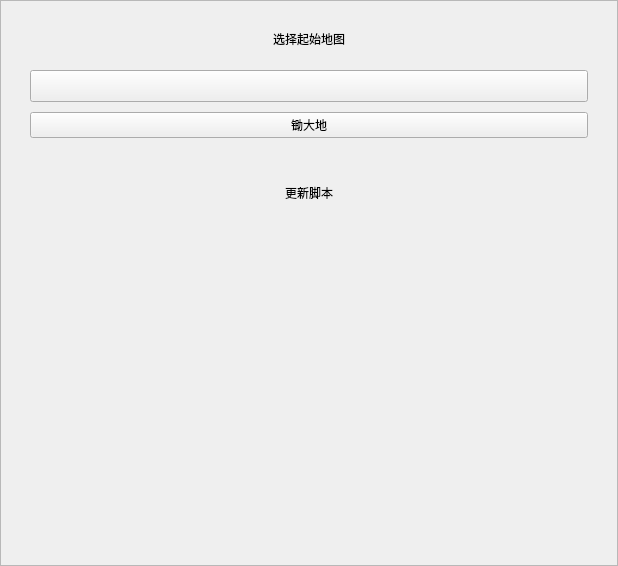
<?xml version="1.0" encoding="UTF-8"?>
<ui version="4.0">
 <class>Form</class>
 <widget class="QWidget" name="Form">
  <property name="geometry">
   <rect>
    <x>0</x>
    <y>0</y>
    <width>618</width>
    <height>566</height>
   </rect>
  </property>
  <property name="windowTitle">
   <string>Form</string>
  </property>
  <layout class="QVBoxLayout" name="verticalLayout">
   <property name="spacing">
    <number>0</number>
   </property>
   <property name="leftMargin">
    <number>0</number>
   </property>
   <property name="topMargin">
    <number>0</number>
   </property>
   <property name="rightMargin">
    <number>0</number>
   </property>
   <property name="bottomMargin">
    <number>0</number>
   </property>
   <item>
    <widget class="SmoothScrollArea" name="scrollArea">
     <property name="widgetResizable">
      <bool>true</bool>
     </property>
     <widget class="QWidget" name="scrollAreaWidget">
      <property name="geometry">
       <rect>
        <x>0</x>
        <y>0</y>
        <width>616</width>
        <height>564</height>
       </rect>
      </property>
      <layout class="QVBoxLayout" name="verticalLayout_4">
       <item>
        <widget class="Card" name="mapCard" native="true">
         <layout class="QVBoxLayout" name="mapCardLayout" stretch="0,0,0">
          <property name="spacing">
           <number>10</number>
          </property>
          <property name="leftMargin">
           <number>20</number>
          </property>
          <property name="topMargin">
           <number>20</number>
          </property>
          <property name="rightMargin">
           <number>20</number>
          </property>
          <property name="bottomMargin">
           <number>20</number>
          </property>
          <item>
           <widget class="SubtitleLabel" name="mapLabel">
            <property name="minimumSize">
             <size>
              <width>0</width>
              <height>30</height>
             </size>
            </property>
            <property name="text">
             <string>选择起始地图</string>
            </property>
            <property name="alignment">
             <set>Qt::AlignHCenter|Qt::AlignTop</set>
            </property>
           </widget>
          </item>
          <item>
           <widget class="ComboBox" name="mapComboBox">
            <property name="minimumSize">
             <size>
              <width>0</width>
              <height>32</height>
             </size>
            </property>
           </widget>
          </item>
          <item>
           <widget class="PushButton" name="startButton">
            <property name="text">
             <string>锄大地</string>
            </property>
           </widget>
          </item>
         </layout>
        </widget>
       </item>
       <item>
        <widget class="Card" name="updateCard" native="true">
         <layout class="QVBoxLayout" name="updateCardLayout">
          <property name="spacing">
           <number>10</number>
          </property>
          <property name="leftMargin">
           <number>20</number>
          </property>
          <property name="topMargin">
           <number>20</number>
          </property>
          <property name="rightMargin">
           <number>20</number>
          </property>
          <property name="bottomMargin">
           <number>20</number>
          </property>
          <item>
           <widget class="SubtitleLabel" name="scripLabel">
            <property name="minimumSize">
             <size>
              <width>0</width>
              <height>30</height>
             </size>
            </property>
            <property name="maximumSize">
             <size>
              <width>16777215</width>
              <height>16777215</height>
             </size>
            </property>
            <property name="text">
             <string>更新脚本</string>
            </property>
            <property name="alignment">
             <set>Qt::AlignHCenter|Qt::AlignTop</set>
            </property>
           </widget>
          </item>
          <item>
           <widget class="SplitPushButton" name="updateButton">
            <property name="text_" stdset="0">
             <string>Split push button</string>
            </property>
           </widget>
          </item>
         </layout>
        </widget>
       </item>
       <item>
        <spacer name="verticalSpacer">
         <property name="orientation">
          <enum>Qt::Vertical</enum>
         </property>
         <property name="sizeHint" stdset="0">
          <size>
           <width>20</width>
           <height>307</height>
          </size>
         </property>
        </spacer>
       </item>
      </layout>
     </widget>
    </widget>
   </item>
  </layout>
 </widget>
 <customwidgets>
  <customwidget>
   <class>ComboBox</class>
   <extends>QPushButton</extends>
   <header>qfluentwidgets</header>
  </customwidget>
  <customwidget>
   <class>PushButton</class>
   <extends>QPushButton</extends>
   <header>qfluentwidgets</header>
  </customwidget>
  <customwidget>
   <class>SplitPushButton</class>
   <extends>QWidget</extends>
   <header>qfluentwidgets</header>
  </customwidget>
  <customwidget>
   <class>SmoothScrollArea</class>
   <extends>QScrollArea</extends>
   <header>qfluentwidgets</header>
   <container>1</container>
  </customwidget>
  <customwidget>
   <class>SubtitleLabel</class>
   <extends>QLabel</extends>
   <header>qfluentwidgets</header>
  </customwidget>
  <customwidget>
   <class>Card</class>
   <extends>QWidget</extends>
   <header>..card</header>
   <container>1</container>
  </customwidget>
 </customwidgets>
 <resources/>
 <connections/>
</ui>
